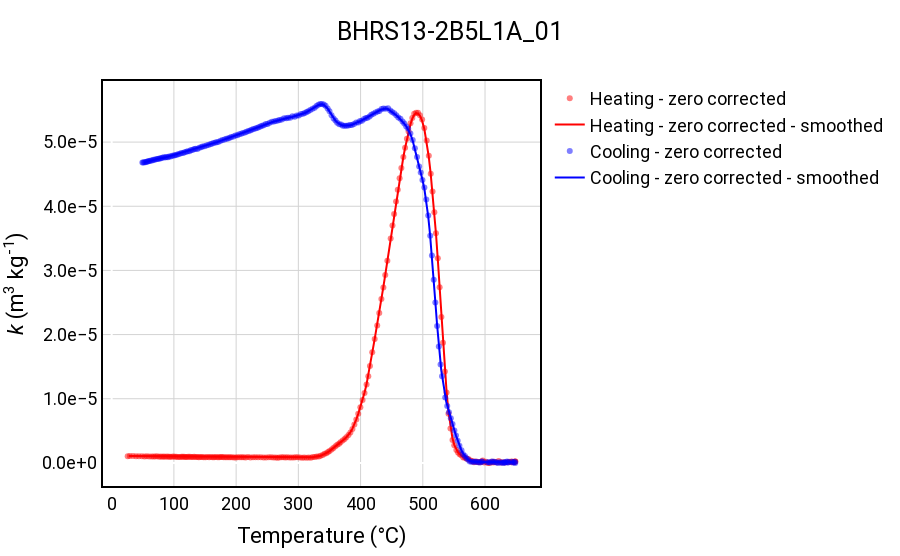
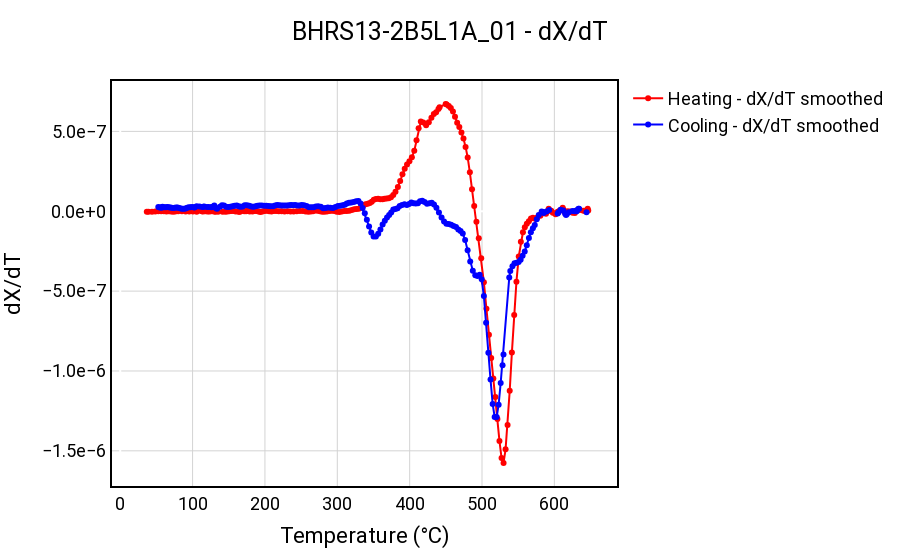
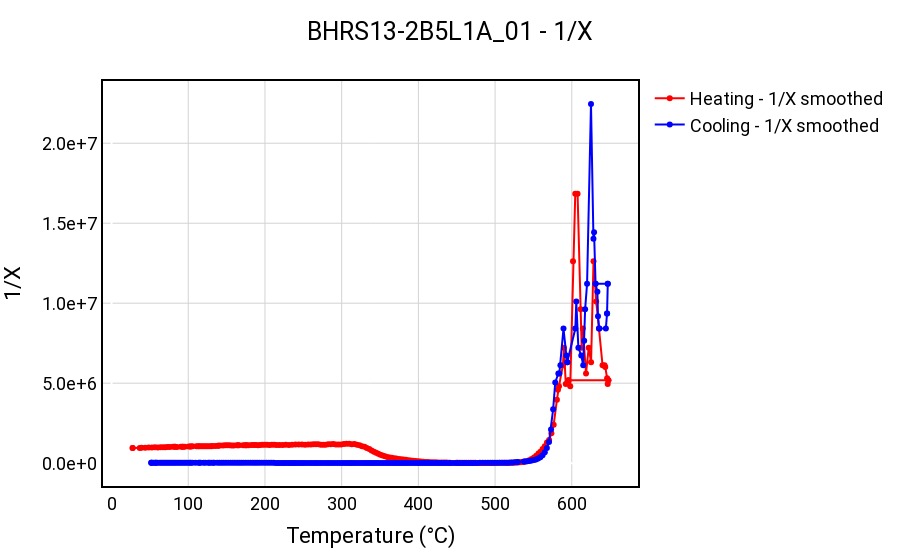

Here is the notebook cell these charts were saved with, in order:
### Markdown cell above
### Calculate <span style="font-family: 'Times New Roman';">*T<sub>c</sub>*</span> using inverse susceptibility

Above <span style="font-family: 'Times New Roman';">*T<sub>c</sub>*</span> a mineral phase will be paramagnetic. This means that the inverse susceptibility should have a linear positive slope above <span style="font-family: 'Times New Roman';">*T<sub>c</sub>*</span>. Using the intercept temperature at 0 inverse susceptibility is a good guess for  <span style="font-family: 'Times New Roman';">*T<sub>c</sub>*</span>. This is essentially the break of slope between the ferromagnetic and paramagnetic signal.

### Code cell
fig, fig_dXdT, fig_inv = rmag.plot_X_T(selected_experiment, 
                                       temp_unit='C', 
                                       remove_holder=True, 
                                       smooth_window=10)

### Figure 1 — Plotly figure (JSON) as saved in the notebook; plotly's stock layout.template omitted (floating-point values rounded to 4 significant figures; data arrays with more than 128 entries replaced by an {"elided": "..."} marker saying what was removed)
{"data": [{"marker": {"color": "red", "opacity": 0.5}, "mode": "markers", "name": "Heating - zero corrected", "type": "scatter", "x": {"elided": "207 float values"}, "y": {"elided": "207 float values"}}, {"line": {"color": "red"}, "mode": "lines", "name": "Heating - zero corrected - smoothed", "type": "scatter", "x": {"elided": "207 float values"}, "y": {"elided": "207 float values"}}, {"marker": {"color": "blue", "opacity": 0.5}, "mode": "markers", "name": "Cooling - zero corrected", "type": "scatter", "x": {"elided": "214 float values"}, "y": {"elided": "214 float values"}}, {"line": {"color": "blue"}, "mode": "lines", "name": "Cooling - zero corrected - smoothed", "type": "scatter", "x": {"elided": "214 float values"}, "y": {"elided": "214 float values"}}], "layout": {"font": {"color": "Black", "family": "Roboto, sans-serif", "size": 18}, "height": 556, "margin": {"b": 50, "l": 50, "r": 50, "t": 80}, "paper_bgcolor": "white", "plot_bgcolor": "white", "shapes": [{"line": {"color": "black", "width": 2}, "type": "rect", "x0": 0, "x1": 1, "xref": "paper", "y0": 0, "y1": 1, "yref": "paper"}], "showlegend": true, "title": {"text": "BHRS13-2B5L1A_01", "x": 0.5, "xanchor": "center"}, "width": 900, "xaxis": {"dtick": 100, "gridcolor": "lightgray", "gridwidth": 1, "linecolor": "black", "linewidth": 1, "showline": true, "tick0": 0, "title": {"text": "Temperature (&deg;C)"}}, "yaxis": {"autorange": true, "gridcolor": "lightgray", "gridwidth": 1, "linecolor": "black", "linewidth": 1, "showline": true, "tickformat": ".1e", "title": {"text": "<i>k</i> (m<sup>3</sup> kg<sup>-1</sup>)"}}}}

### Figure 2 — Plotly figure (JSON) as saved in the notebook; plotly's stock layout.template omitted (floating-point values rounded to 4 significant figures; data arrays with more than 128 entries replaced by an {"elided": "..."} marker saying what was removed)
{"data": [{"line": {"color": "red"}, "mode": "markers+lines", "name": "Heating - dX/dT smoothed", "type": "scatter", "x": {"elided": "207 float values"}, "y": {"elided": "207 float values"}}, {"line": {"color": "blue"}, "mode": "markers+lines", "name": "Cooling - dX/dT smoothed", "type": "scatter", "x": {"elided": "214 float values"}, "y": {"elided": "214 float values"}}], "layout": {"font": {"color": "Black", "family": "Roboto, sans-serif", "size": 18}, "height": 556, "margin": {"b": 50, "l": 50, "r": 50, "t": 80}, "paper_bgcolor": "white", "plot_bgcolor": "white", "shapes": [{"line": {"color": "black", "width": 2}, "type": "rect", "x0": 0, "x1": 1, "xref": "paper", "y0": 0, "y1": 1, "yref": "paper"}], "showlegend": true, "title": {"text": "BHRS13-2B5L1A_01 - dX/dT", "x": 0.5, "xanchor": "center"}, "width": 900, "xaxis": {"dtick": 100, "gridcolor": "lightgray", "gridwidth": 1, "linecolor": "black", "linewidth": 1, "showline": true, "tick0": 0, "title": {"text": "Temperature (&deg;C)"}}, "yaxis": {"autorange": true, "gridcolor": "lightgray", "gridwidth": 1, "linecolor": "black", "linewidth": 1, "showline": true, "tickformat": ".1e", "title": {"text": "dX/dT"}}}}

### Figure 3 — Plotly figure (JSON) as saved in the notebook; plotly's stock layout.template omitted (floating-point values rounded to 4 significant figures; data arrays with more than 128 entries replaced by an {"elided": "..."} marker saying what was removed)
{"data": [{"line": {"color": "red"}, "mode": "markers+lines", "name": "Heating - 1/X smoothed", "type": "scatter", "x": {"elided": "207 float values"}, "y": {"elided": "207 float values"}}, {"line": {"color": "blue"}, "mode": "markers+lines", "name": "Cooling - 1/X smoothed", "type": "scatter", "x": {"elided": "214 float values"}, "y": {"elided": "214 float values"}}], "layout": {"font": {"color": "Black", "family": "Roboto, sans-serif", "size": 18}, "height": 556, "margin": {"b": 50, "l": 50, "r": 50, "t": 80}, "paper_bgcolor": "white", "plot_bgcolor": "white", "shapes": [{"line": {"color": "black", "width": 2}, "type": "rect", "x0": 0, "x1": 1, "xref": "paper", "y0": 0, "y1": 1, "yref": "paper"}], "showlegend": true, "title": {"text": "BHRS13-2B5L1A_01 - 1/X", "x": 0.5, "xanchor": "center"}, "width": 900, "xaxis": {"dtick": 100, "gridcolor": "lightgray", "gridwidth": 1, "linecolor": "black", "linewidth": 1, "showline": true, "tick0": 0, "title": {"text": "Temperature (&deg;C)"}}, "yaxis": {"autorange": true, "gridcolor": "lightgray", "gridwidth": 1, "linecolor": "black", "linewidth": 1, "showline": true, "tickformat": ".1e", "title": {"text": "1/X"}}}}
